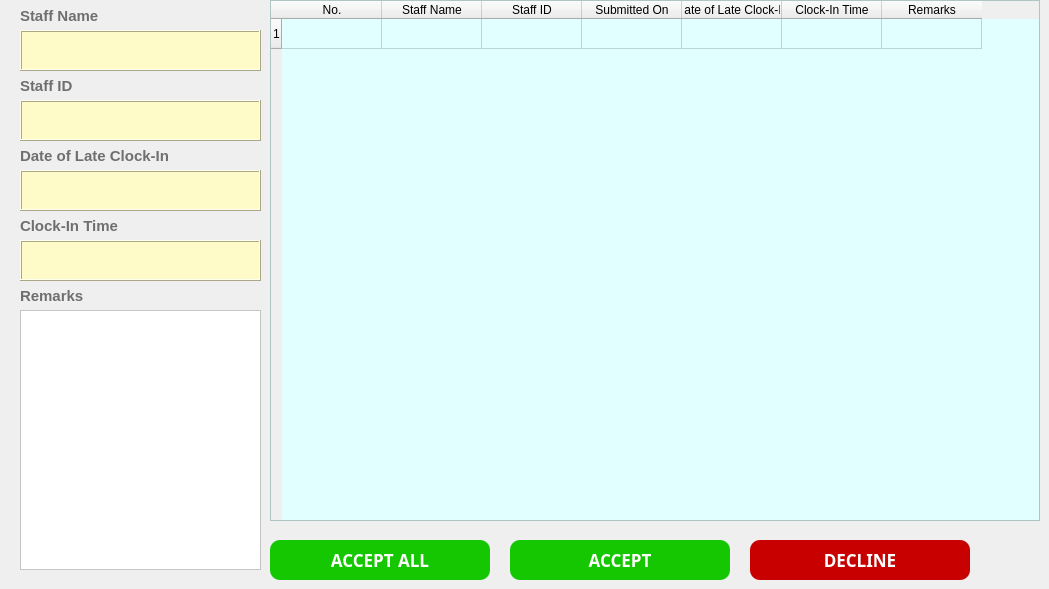
    <widget class="QWidget" name="tab_3">
     <attribute name="title">
      <string>Approve For Late Clock-In Requests</string>
     </attribute>
     <widget class="QLabel" name="label_40">
      <property name="geometry">
       <rect>
        <x>20</x>
        <y>0</y>
        <width>151</width>
        <height>31</height>
       </rect>
      </property>
      <property name="font">
       <font>
        <family>Microsoft JhengHei UI</family>
        <pointsize>11</pointsize>
        <weight>75</weight>
        <bold>true</bold>
       </font>
      </property>
      <property name="styleSheet">
       <string notr="true">QLabel
{
	font-size:11pt;
	color:rgb(111,111,111);
}</string>
      </property>
      <property name="text">
       <string>Staff Name</string>
      </property>
     </widget>
     <widget class="QTextEdit" name="textEdit_17">
      <property name="enabled">
       <bool>false</bool>
      </property>
      <property name="geometry">
       <rect>
        <x>20</x>
        <y>30</y>
        <width>241</width>
        <height>41</height>
       </rect>
      </property>
      <property name="styleSheet">
       <string notr="true">QTextEdit

{
    /*字体为微软雅黑*/
    font-family:Microsoft Yahei;
    /*字体大小为20点*/
	color:rgb(50, 50, 50);
   font-size:12pt;
	background-color:rgb(255, 251, 201);
}
</string>
      </property>
      <property name="frameShape">
       <enum>QFrame::Box</enum>
      </property>
      <property name="frameShadow">
       <enum>QFrame::Raised</enum>
      </property>
      <property name="lineWidth">
       <number>1</number>
      </property>
     </widget>
     <widget class="QTextEdit" name="textEdit_3">
      <property name="geometry">
       <rect>
        <x>20</x>
        <y>310</y>
        <width>241</width>
        <height>260</height>
       </rect>
      </property>
      <property name="styleSheet">
       <string notr="true">QTextEdit
{
    /*字体为微软雅黑*/
    font-family:Microsoft Yahei;
    /*字体大小为20点*/
	color:rgb(74, 74, 74);
   font-size:12pt;
	background-color:rgb(255, 255, 255);
}

QTextEdit:hover
{
    /*背景颜色*/  
   background-color:rgb(229, 242, 255);
}

QTextEdit:focus
{
    /*背景颜色*/  
   background-color:rgb(229, 242, 255);
}</string>
      </property>
     </widget>
     <widget class="QLabel" name="label_41">
      <property name="geometry">
       <rect>
        <x>20</x>
        <y>70</y>
        <width>151</width>
        <height>31</height>
       </rect>
      </property>
      <property name="font">
       <font>
        <family>Microsoft JhengHei UI</family>
        <pointsize>11</pointsize>
        <weight>75</weight>
        <bold>true</bold>
       </font>
      </property>
      <property name="styleSheet">
       <string notr="true">QLabel
{
	font-size:11pt;
	color:rgb(111,111,111);
}</string>
      </property>
      <property name="text">
       <string>Staff ID</string>
      </property>
     </widget>
     <widget class="QLabel" name="label_30">
      <property name="geometry">
       <rect>
        <x>20</x>
        <y>140</y>
        <width>201</width>
        <height>31</height>
       </rect>
      </property>
      <property name="font">
       <font>
        <family>Microsoft JhengHei UI</family>
        <pointsize>11</pointsize>
        <weight>75</weight>
        <bold>true</bold>
       </font>
      </property>
      <property name="styleSheet">
       <string notr="true">QLabel
{
	font-size:11pt;
	color:rgb(111,111,111);
}</string>
      </property>
      <property name="text">
       <string>Date of Late Clock-In</string>
      </property>
     </widget>
     <widget class="QTextEdit" name="textEdit_18">
      <property name="enabled">
       <bool>false</bool>
      </property>
      <property name="geometry">
       <rect>
        <x>20</x>
        <y>240</y>
        <width>241</width>
        <height>41</height>
       </rect>
      </property>
      <property name="styleSheet">
       <string notr="true">QTextEdit

{
    /*字体为微软雅黑*/
    font-family:Microsoft Yahei;
    /*字体大小为20点*/
	color:rgb(50, 50, 50);
   font-size:12pt;
	background-color:rgb(255, 251, 201);
}
</string>
      </property>
      <property name="frameShape">
       <enum>QFrame::Box</enum>
      </property>
      <property name="frameShadow">
       <enum>QFrame::Raised</enum>
      </property>
      <property name="lineWidth">
       <number>1</number>
      </property>
     </widget>
     <widget class="QPushButton" name="pushButton_6">
      <property name="geometry">
       <rect>
        <x>750</x>
        <y>540</y>
        <width>220</width>
        <height>40</height>
       </rect>
      </property>
      <property name="font">
       <font>
        <family>Microsoft Yahei</family>
        <pointsize>13</pointsize>
        <weight>75</weight>
        <bold>true</bold>
       </font>
      </property>
      <property name="styleSheet">
       <string notr="true">QPushButton
{
    /*字体为微软雅黑*/
    font-family:Microsoft Yahei;
    /*字体大小为20点*/
    font-size:13pt;
    /*字体颜色为白色*/    
    color:white;
    /*背景颜色*/  
    background-color:rgb(200, 0, 0);
    /*边框圆角半径为8像素*/ 
    border-radius:10px;
}

/*按钮停留态*/
QPushButton:hover
{
    /*背景颜色*/  
    background-color:rgb(176, 0, 0);
    padding-left:-3px;
    /*上内边距为3像素，让按下时字向下移动3像素*/  
    padding-top:-3px;
	 font-size:15pt;
}

/*按钮按下态*/
QPushButton:pressed
{
    /*背景颜色*/  
    background-color:rgb(147, 0, 0);
    /*左内边距为3像素，让按下时字向右移动3像素*/  
    padding-left:3px;
    /*上内边距为3像素，让按下时字向下移动3像素*/  
    padding-top:3px;
    font-size:13pt;
}</string>
      </property>
      <property name="text">
       <string>DECLINE</string>
      </property>
     </widget>
     <widget class="QLabel" name="label_42">
      <property name="geometry">
       <rect>
        <x>20</x>
        <y>210</y>
        <width>151</width>
        <height>31</height>
       </rect>
      </property>
      <property name="font">
       <font>
        <family>Microsoft JhengHei UI</family>
        <pointsize>11</pointsize>
        <weight>75</weight>
        <bold>true</bold>
       </font>
      </property>
      <property name="styleSheet">
       <string notr="true">QLabel
{
	font-size:11pt;
	color:rgb(111,111,111);
}</string>
      </property>
      <property name="text">
       <string>Clock-In Time</string>
      </property>
     </widget>
     <widget class="QPushButton" name="pushButton_3">
      <property name="geometry">
       <rect>
        <x>510</x>
        <y>540</y>
        <width>220</width>
        <height>40</height>
       </rect>
      </property>
      <property name="font">
       <font>
        <family>Microsoft Yahei</family>
        <pointsize>13</pointsize>
        <weight>75</weight>
        <bold>true</bold>
       </font>
      </property>
      <property name="styleSheet">
       <string notr="true">QPushButton

{
    /*字体为微软雅黑*/
    font-family:Microsoft Yahei;
    /*字体大小为20点*/
    font-size:13pt;
    /*字体颜色为白色*/    
    color:white;
    /*背景颜色*/  
    background-color:rgb(21, 199, 1);
    /*边框圆角半径为8像素*/ 
    border-radius:10px;

}

/*按钮停留态*/
QPushButton:hover
{
    /*背景颜色*/  
    background-color:rgb(21, 175, 0);
    padding-left:-3px;
    /*上内边距为3像素，让按下时字向下移动3像素*/  
    padding-top:-3px;
	font-size:15pt;
}

/*按钮按下态*/
QPushButton:pressed
{
    /*背景颜色*/  
    background-color:rgb(0, 113, 0);
    /*左内边距为3像素，让按下时字向右移动3像素*/  
    padding-left:3px;
    /*上内边距为3像素，让按下时字向下移动3像素*/  
    padding-top:3px;
    font-size:13pt;
}</string>
      </property>
      <property name="text">
       <string>ACCEPT</string>
      </property>
     </widget>
     <widget class="QLabel" name="label_44">
      <property name="geometry">
       <rect>
        <x>20</x>
        <y>280</y>
        <width>151</width>
        <height>31</height>
       </rect>
      </property>
      <property name="font">
       <font>
        <family>Microsoft JhengHei UI</family>
        <pointsize>11</pointsize>
        <weight>75</weight>
        <bold>true</bold>
       </font>
      </property>
      <property name="styleSheet">
       <string notr="true">QLabel
{
	font-size:11pt;
	color:rgb(111,111,111);
}</string>
      </property>
      <property name="text">
       <string>Remarks</string>
      </property>
     </widget>
     <widget class="QTextEdit" name="textEdit_21">
      <property name="enabled">
       <bool>false</bool>
      </property>
      <property name="geometry">
       <rect>
        <x>20</x>
        <y>100</y>
        <width>241</width>
        <height>41</height>
       </rect>
      </property>
      <property name="styleSheet">
       <string notr="true">QTextEdit

{
    /*字体为微软雅黑*/
    font-family:Microsoft Yahei;
    /*字体大小为20点*/
	color:rgb(50, 50, 50);
   font-size:12pt;
	background-color:rgb(255, 251, 201);
}
</string>
      </property>
      <property name="frameShape">
       <enum>QFrame::Box</enum>
      </property>
      <property name="frameShadow">
       <enum>QFrame::Raised</enum>
      </property>
      <property name="lineWidth">
       <number>1</number>
      </property>
     </widget>
     <widget class="QTextEdit" name="textEdit_22">
      <property name="enabled">
       <bool>false</bool>
      </property>
      <property name="geometry">
       <rect>
        <x>20</x>
        <y>170</y>
        <width>241</width>
        <height>41</height>
       </rect>
      </property>
      <property name="styleSheet">
       <string notr="true">QTextEdit

{
    /*字体为微软雅黑*/
    font-family:Microsoft Yahei;
    /*字体大小为20点*/
	color:rgb(50, 50, 50);
   font-size:12pt;
	background-color:rgb(255, 251, 201);
}
</string>
      </property>
      <property name="frameShape">
       <enum>QFrame::Box</enum>
      </property>
      <property name="frameShadow">
       <enum>QFrame::Raised</enum>
      </property>
      <property name="lineWidth">
       <number>1</number>
      </property>
     </widget>
     <widget class="QTableWidget" name="tableWidget_4">
      <property name="geometry">
       <rect>
        <x>270</x>
        <y>0</y>
        <width>770</width>
        <height>521</height>
       </rect>
      </property>
      <property name="font">
       <font>
        <pointsize>9</pointsize>
       </font>
      </property>
      <property name="styleSheet">
       <string notr="true">QTableWidget
{
	background-color: rgb(225, 255, 254);

}</string>
      </property>
      <property name="frameShape">
       <enum>QFrame::StyledPanel</enum>
      </property>
      <property name="frameShadow">
       <enum>QFrame::Sunken</enum>
      </property>
      <property name="sizeAdjustPolicy">
       <enum>QAbstractScrollArea::AdjustToContentsOnFirstShow</enum>
      </property>
      <property name="selectionBehavior">
       <enum>QAbstractItemView::SelectRows</enum>
      </property>
      <property name="showGrid">
       <bool>true</bool>
      </property>
      <property name="gridStyle">
       <enum>Qt::SolidLine</enum>
      </property>
      <property name="rowCount">
       <number>1</number>
      </property>
      <property name="columnCount">
       <number>7</number>
      </property>
      <attribute name="horizontalHeaderCascadingSectionResizes">
       <bool>true</bool>
      </attribute>
      <attribute name="verticalHeaderShowSortIndicator" stdset="0">
       <bool>false</bool>
      </attribute>
      <attribute name="verticalHeaderStretchLastSection">
       <bool>false</bool>
      </attribute>
      <row/>
      <column>
       <property name="text">
        <string>No.</string>
       </property>
       <property name="background">
        <color>
         <red>36</red>
         <green>236</green>
         <blue>239</blue>
        </color>
       </property>
      </column>
      <column>
       <property name="text">
        <string>Staff Name</string>
       </property>
      </column>
      <column>
       <property name="text">
        <string>Staff ID</string>
       </property>
      </column>
      <column>
       <property name="text">
        <string>Submitted On</string>
       </property>
      </column>
      <column>
       <property name="text">
        <string>Date of Late Clock-In</string>
       </property>
      </column>
      <column>
       <property name="text">
        <string>Clock-In Time</string>
       </property>
      </column>
      <column>
       <property name="text">
        <string>Remarks</string>
       </property>
      </column>
     </widget>
     <widget class="QPushButton" name="pushButton_10">
      <property name="geometry">
       <rect>
        <x>270</x>
        <y>540</y>
        <width>220</width>
        <height>40</height>
       </rect>
      </property>
      <property name="font">
       <font>
        <family>Microsoft Yahei</family>
        <pointsize>13</pointsize>
        <weight>75</weight>
        <bold>true</bold>
       </font>
      </property>
      <property name="styleSheet">
       <string notr="true">QPushButton

{
    /*字体为微软雅黑*/
    font-family:Microsoft Yahei;
    /*字体大小为20点*/
    font-size:13pt;
    /*字体颜色为白色*/    
    color:white;
    /*背景颜色*/  
    background-color:rgb(21, 199, 1);
    /*边框圆角半径为8像素*/ 
    border-radius:10px;

}

/*按钮停留态*/
QPushButton:hover
{
    /*背景颜色*/  
    background-color:rgb(21, 175, 0);
    padding-left:-3px;
    /*上内边距为3像素，让按下时字向下移动3像素*/  
    padding-top:-3px;
	font-size:15pt;
}

/*按钮按下态*/
QPushButton:pressed
{
    /*背景颜色*/  
    background-color:rgb(0, 113, 0);
    /*左内边距为3像素，让按下时字向右移动3像素*/  
    padding-left:3px;
    /*上内边距为3像素，让按下时字向下移动3像素*/  
    padding-top:3px;
    font-size:13pt;
}</string>
      </property>
      <property name="text">
       <string>ACCEPT ALL</string>
      </property>
     </widget>
    </widget>
